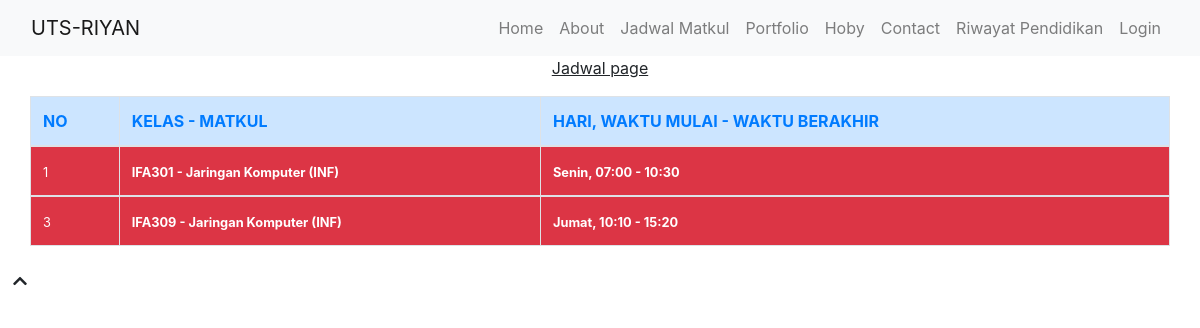
The page /jadwal.php on the database its author committed.
### tables this page shows
CREATE TABLE `website` (
  `id` int(11) NOT NULL,
  `name` varchar(255) NOT NULL,
  `keyword` text NOT NULL,
  `description` text NOT NULL,
  `author` text NOT NULL,
  `contact` text NOT NULL
);

CREATE TABLE `jadwal_matakuliah` (
  `id` int(11) NOT NULL,
  `kelas` text NOT NULL,
  `kode_matkul` text NOT NULL,
  `date` text NOT NULL,
  `start_time` text NOT NULL,
  `end_time` text NOT NULL
);

### mainconfig.php (called while the page is built, shortened)
<?php
require("database.php");
$check_web = mysqli_query($db, "SELECT * FROM website");
$data_web = mysqli_fetch_assoc($check_web);
$cfg_webname = $data_web['name'];
$cfg_baseurl = "https://uts-riyan.my.id/";

### jadwal.php (the view, shortened to what this page needs)
<?php
require("mainconfig.php");
?>
<!DOCTYPE html>
<html lang="en">
    <head>
        <link href="https://stackpath.bootstrapcdn.com/bootstrap/4.4.1/css/bootstrap.min.css" rel="stylesheet">
        <link href="https://cdnjs.cloudflare.com/ajax/libs/font-awesome/5.10.0/css/all.min.css" rel="stylesheet">
        <link href="<?php echo $cfg_baseurl; ?>lib/animate/animate.min.css" rel="stylesheet">
        <link href="<?php echo $cfg_baseurl; ?>lib/owlcarousel/assets/owl.carousel.min.css" rel="stylesheet">
        <link href="<?php echo $cfg_baseurl; ?>lib/lightbox/css/lightbox.min.css" rel="stylesheet">
        <link href="<?php echo $cfg_baseurl; ?>css/style.css" rel="stylesheet">
    </head>
    <body data-spy="scroll" data-target=".navbar" data-offset="51">
        <div class="navbar navbar-expand-lg bg-light navbar-light">
            <div class="container-fluid">
                <a href="<?php echo $cfg_baseurl; ?>" class="navbar-brand"><?php echo $cfg_webname; ?></a>
                <div class="collapse navbar-collapse justify-content-between" id="navbarCollapse">
                    <div class="navbar-nav ml-auto">
                        <a href="<?php echo $cfg_baseurl; ?>" class="nav-item nav-link">Home</a>
                        <a href="<?php echo $cfg_baseurl; ?>" class="nav-item nav-link">About</a>
                        <a href="<?php echo $cfg_baseurl; ?>jadwal.php" class="nav-item nav-link active">Jadwal Matkul</a>
                        <a href="<?php echo $cfg_baseurl; ?>" class="nav-item nav-link">Portfolio</a>
                        <a href="<?php echo $cfg_baseurl; ?>hoby.php" class="nav-item nav-link">Hoby</a>
                        <a href="<?php echo $cfg_baseurl; ?>kontak.php" class="nav-item nav-link">Contact</a>
                        <a href="<?php echo $cfg_baseurl; ?>history-education.php" class="nav-item nav-link">Riwayat Pendidikan</a>
                        <?php
                        if (isset($_SESSION[ 'user'])) {
                        ?>
                        <a href="<?php echo $cfg_baseurl; ?>admin-page.php" class="nav-item nav-link">Kelola Website</a>
                        <a href="<?php echo $cfg_baseurl; ?>logout.php" class="nav-item nav-link">Logout</a>
                        <?php
                        }else{
                        ?>
                        <a href="<?php echo $cfg_baseurl; ?>login.php" class="nav-item nav-link">Login</a>
                        <?php } ?>
                    </div>
                </div>
            </div>
        </div>
        <div class="hero" id="home">
            <div class="container-fluid">
                <div class="row align-items-center">
                    <div class="col-lg-12">
                        <div class="hero-text">
                            <p class="text-center"><u>Jadwal page</u></p>
                            <div class="table-responsive col-lg-12">
                                <table class="table table-bordered table-hover">
                                    <thead>
                                        <tr class="text-uppercase alert alert-primary text-primary">
                                            <th>No</th>
                                            <th>Kelas - Matkul</th>
                                            <th>Hari, Waktu Mulai - Waktu Berakhir</th>
                                        </tr>
                                    </thead>
                                    <tbody>
                                        <?php
                                        $query_jadwal = mysqli_query($db, "SELECT * FROM jadwal_matakuliah ORDER BY id ASC");
                                        while ($data_jadwal = mysqli_fetch_assoc($query_jadwal)) {
                                            ?>
                                            <tr class="text-white bg-danger">
                                                <td><small><?php echo $data_jadwal['id']; ?></small></td>
                                                <td><small><b><?php echo $data_jadwal['kelas']; ?> - <?php echo $data_jadwal['kode_matkul']; ?></b></small></td>
                                                <td><small><b><?php echo $data_jadwal['date']; ?>, <?php echo $data_jadwal['start_time']; ?> - <?php echo $data_jadwal['end_time']; ?></b></small></td>
                                            </tr>
                                        </tbody>
                                    <?php } ?>
                                </table>
                            </div>
                        </div>
                    </div>
                </div>
            </div>
        </div>
        <a href="#" class="btn back-to-top"><i class="fa fa-chevron-up"></i></a>
    </body>
</html>

### rows shown on the page
website: name "UTS-RIYAN"
jadwal_matakuliah: id "1", kelas "IFA301", kode_matkul "Jaringan Komputer (INF)", date "Senin", start_time "07:00", end_time "10:30"
jadwal_matakuliah: id "3", kelas "IFA309", kode_matkul "Jaringan Komputer (INF)", date "Jumat", start_time "10:10", end_time "15:20"
